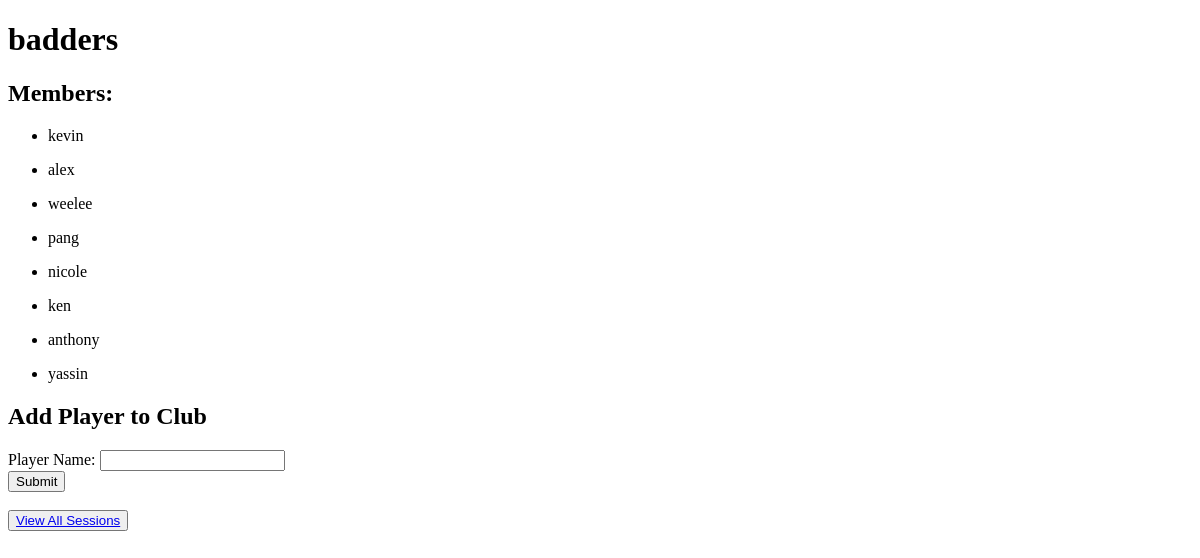
The app's page /kevin/badders/ (signed in), older data.
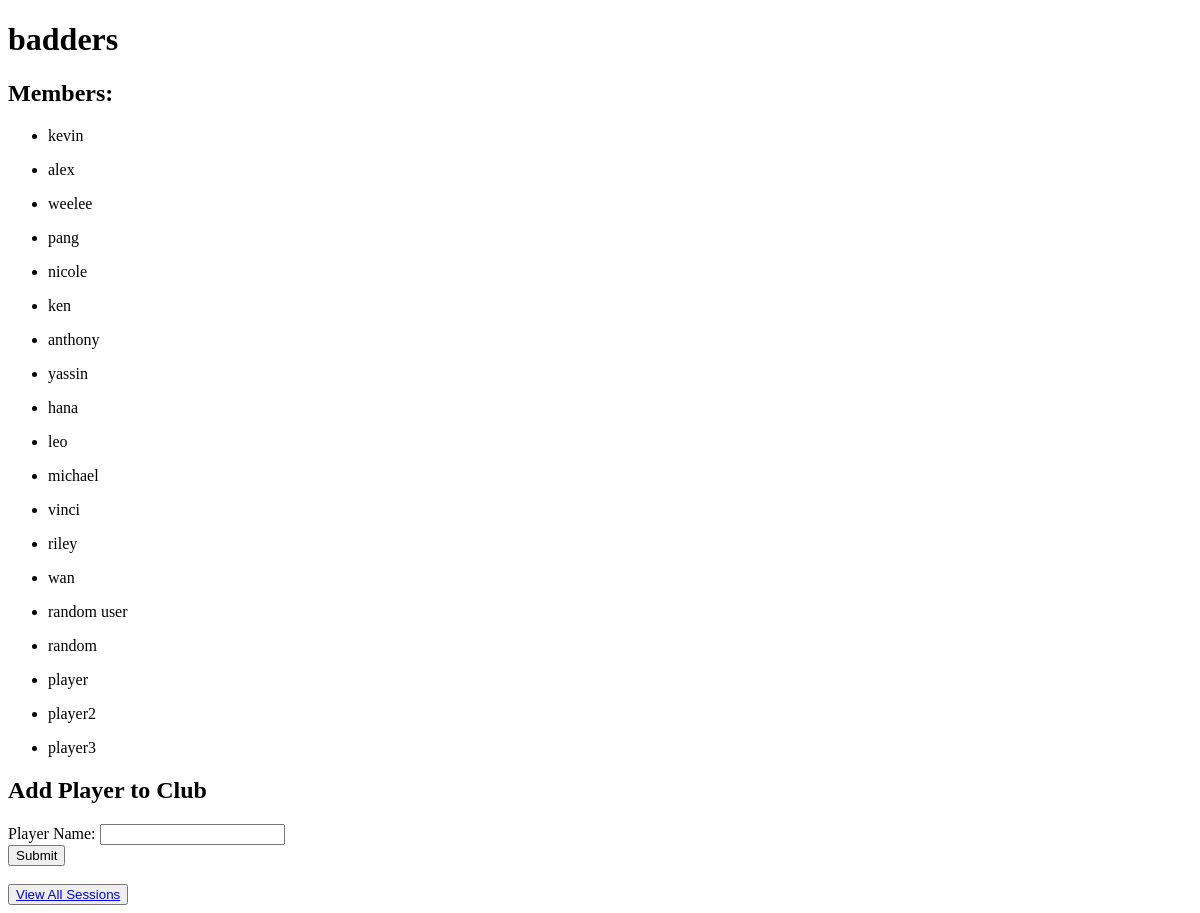
The same page, newer data.
### mainApp/models.py (models this page shows, shortened)
class club(models.Model):
    clubName = models.CharField(max_length = 255)
    clubOrganiser = models.ForeignKey(User,on_delete = models.CASCADE)
    class Meta:
        constraints = [
            models.UniqueConstraint(fields=['clubName', 'clubOrganiser'], name='unique_club')
        ]

class player(models.Model):
    playerName = models.CharField(max_length = 255,primary_key = True)
    club = models.ForeignKey(club,on_delete=models.CASCADE)
    win = models.IntegerField(default = 0)
    loss =  models.IntegerField(default = 0)
    inGameFlag = models.BooleanField(default = False)
    elo = models.IntegerField(default = 1200)
    class Meta:
        constraints = [
            models.UniqueConstraint(fields=['playerName', 'club'], name='unique_player')
        ]

### mainApp/views.py (the view, shortened to what this page needs)
# urls.py: path('<str:username>/<str:clubname>/',views.displayClubDetails,name = 'displayClubDetails'),
@login_required
def displayClubDetails(request,username,clubname):
    currentUser = request.user
    clubInstance = club.objects.get(clubName = clubname,clubOrganiser = currentUser)
    players = player.objects.filter(club=clubInstance)
    playerNames = [p.playerName for p in players]
    form = addPlayerForm()
    context = {
        'form':form,
        'club':clubname,
        'players':playerNames,
        'user': currentUser
    }
    return render(request,'displayClubDetails.html',context)

### mainApp/forms.py
class addPlayerForm(forms.ModelForm):
    class Meta:
        model = player
        fields =('playerName',)

### mainApp/templates/displayClubDetails.html (shortened to what this page needs)
<!DOCTYPE html>
<html lang="en">
<head>
</head>
<body>
    <h1> {{club}} </h1>
    <h2>Members:</h2>
    {% for player in players %}
        <ul>
            <li>{{player}}</li>
        </ul>
    {% endfor %}
    <h2>Add Player to Club</h2>
    <form method="POST">
        Player Name: {{form.playerName}} <br>
        <input type="submit" name="Add New PLayer">
    </form>
    <br>
    <button><a href="{% url 'displayAllSessions' username=user clubname=club%}">View All Sessions</a></button>
</body>
</html>

Row changes from the older to the newer data that the page shows:
added player: players "hana"
added player: players "leo"
added player: players "michael"
added player: players "vinci"
added player: players "riley"
added player: players "wan"
added player: players "random user"
added player: players "random"
added player: players "player"
added player: players "player2"
added player: players "player3"
